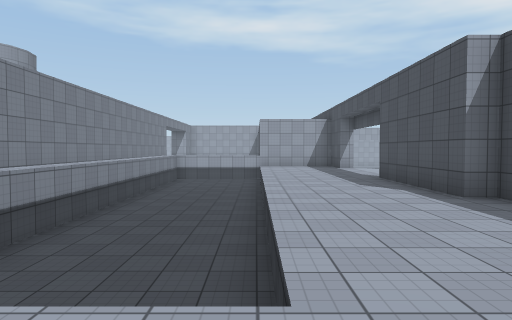
[1] (above)

24 first-person views from a walk through a scene from a Unity 3-D project. The camera is 1.5 m above the floor, tilts 2° down and sees 75° across. The floor is counted in squares, 2 m on a side. Each view is taken from the middle of a square. On the plan, view 1 faces up. The plan holds only what a view shows up to about 11 squares ahead; the rest is blank. The place goes on beyond the plan. Surface patterns are stand-ins for the level's own textures.

[2]
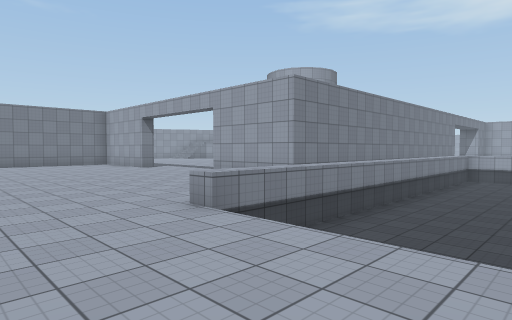

[3]
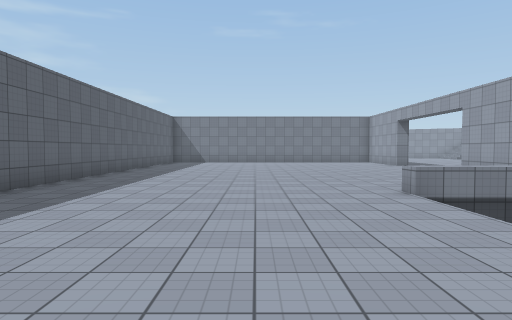

[4]
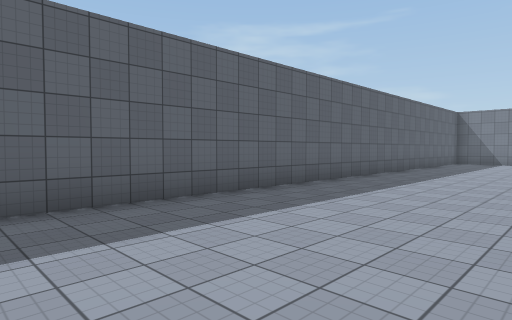

[5]
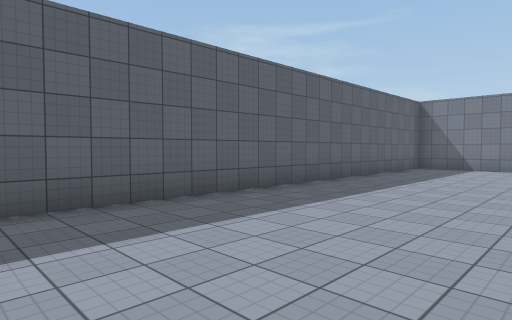

[6]
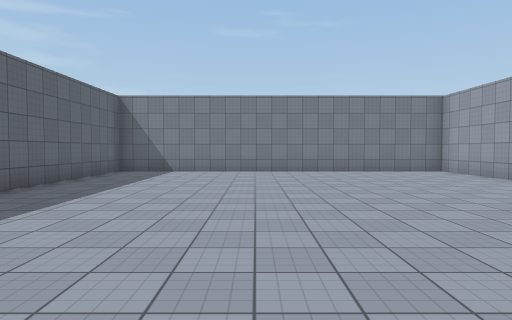

[7]
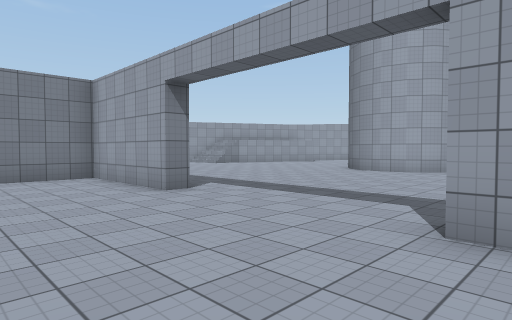

[8]
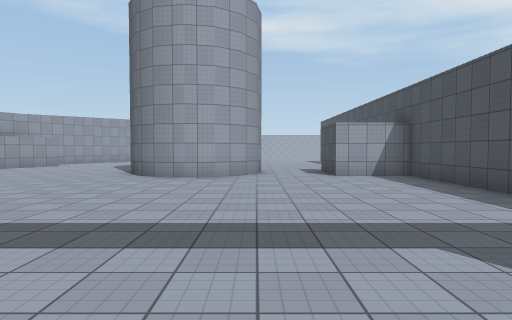

[9]
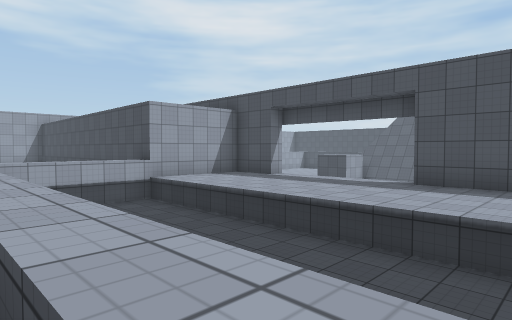

[10]
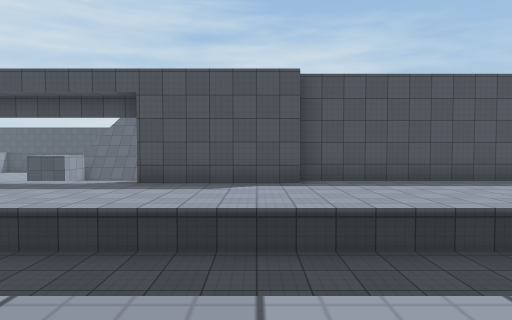

[11]
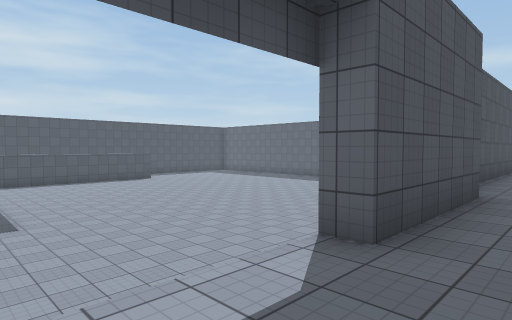

[12]
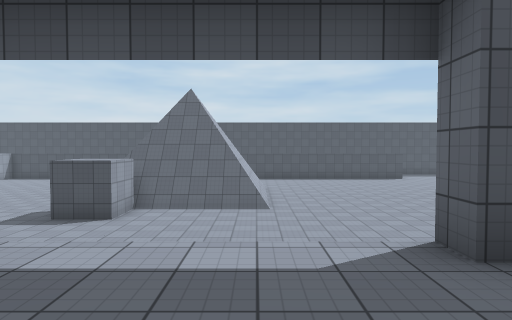

[13]
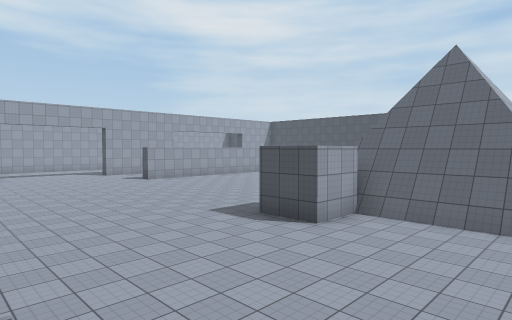

[14]
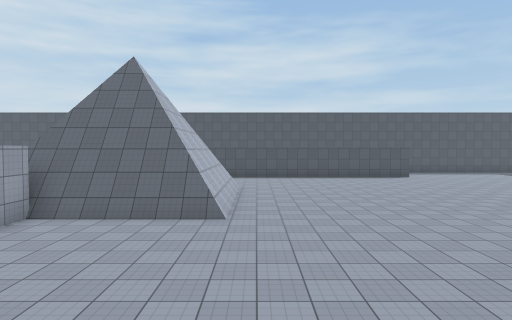

[15]
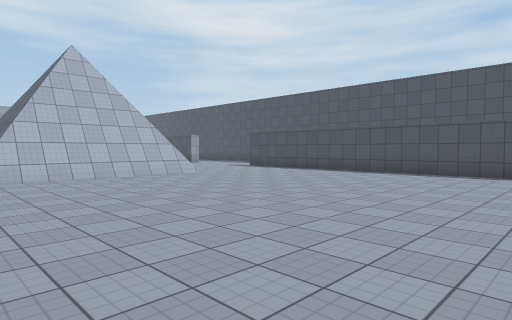

[16]
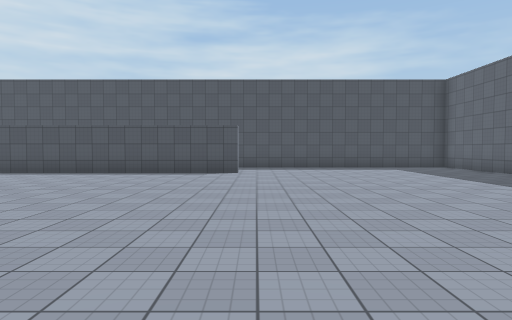

[17]
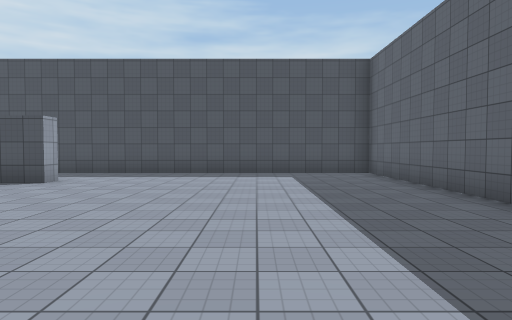

[18]
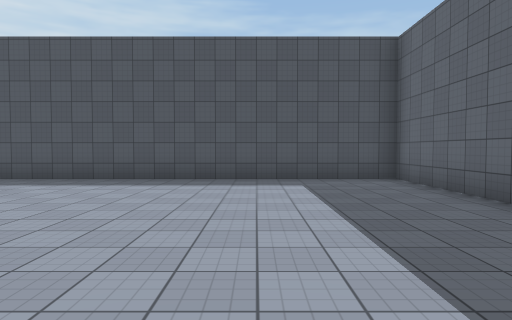

[19]
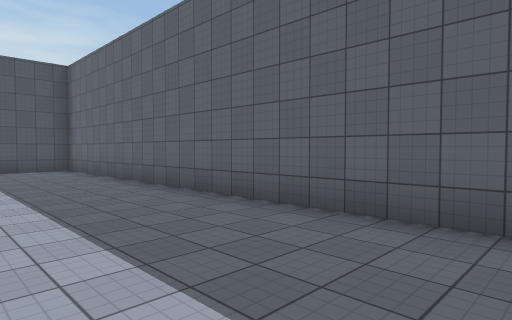

[20]
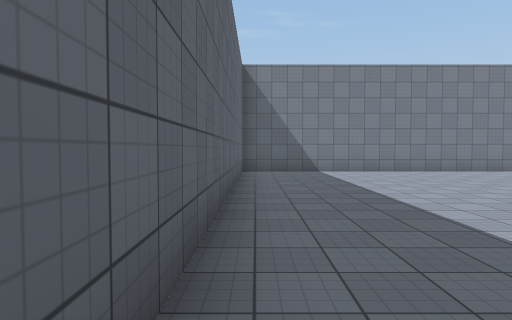

[21]
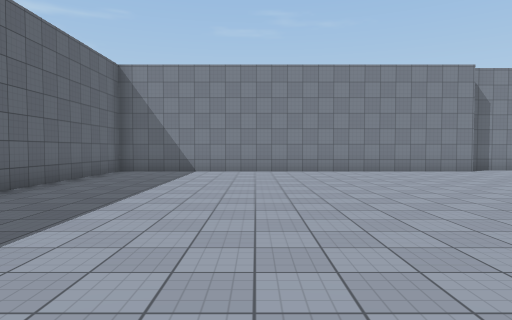

[22]
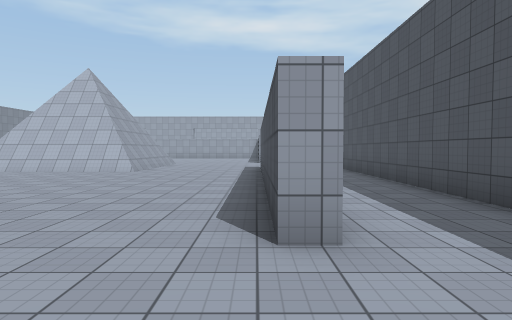

[23]
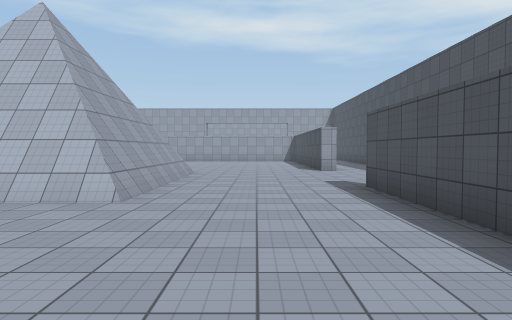

[24]
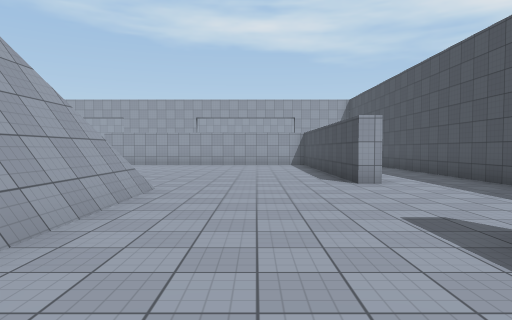

### Floor plan
Key: @ floor where view 1 was taken; # wall or solid block; . main floor; : floor 2 m higher than the main floor; / step, stairs or slope; ^ raised ledge; v drop or lower ground.
Columns run from 18 left of view 1 to 24 right of it. Each row starts with its distance up from view 1.
 23                         ..
 22                         ...
 21                        .....
 20                        ......    .....# ..#
 19                        .......   .....# ..#
 18                        ........  .....#...#
 17                    #   ........  .....#...#
 16                    #   .......    ........#
 15 :::::   #::#       #   .....#     #.......
 14 :::::# ##::#   ^^^^###......##   ##......
 13  ::::###:::###   vv::#.......#   ##.....
 12   :::::::::::# ^vvv:::/......#   ##.....
 11    ::::::::::# ^vvv:::/ .....#   ##...#
 10    ::::::::::#:^vvv:::/ .....######...#   #
  9   :::::::::::#:^vvv:::/ ..............#  .#
  8   :::::::::: #:^vvv::#  ..............# ..#
  7    ::::::::: #:^vvv::#  ..............# ..#
  6      ::::::  #:^vvv::##...............# ..#
  5   ####:::::###:^vvv:::#...............# ..#
  4   #:::::::::  :^vvv:::#...............#...#
  3   #:::::::::: :^vvv:::#...............#...#
  2   #::::::::::::vvvv:::#...............#...#
  1   #:::::::::::::::::::#...................#
  0   #:::::::::::::::@:  #...................#
 -1   #:::::::::::::::::: #...................#
 -2   #:::::::::::::::::  #...................#
 -3   #:::::::::::::::::: #...................#
 -4   #:::::::::::::::::: #...................#
 -5   #:::::::::::::::::: #...................#
 -6   ##################  #...................#
 -7                       #####################

Where each view was taken, in squares from view 1:
view 1: 0 up, 0 right, facing up
view 2: 1 down, 0 right, facing up-left
view 3: 1 down, 2 right, facing left
view 4: 1 down, 2 right, facing down-left
view 5: 1 down, 3 left, facing down-left
view 6: 1 down, 5 left, facing left
view 7: 2 up, 7 left, facing up-left
view 8: 4 up, 10 left, facing up
view 9: 6 up, 4 left, facing up-right
view 10: 6 up, 4 left, facing right
view 11: 11 up, 2 right, facing down-right
view 12: 10 up, 1 right, facing right
view 13: 10 up, 4 right, facing up-right
view 14: 9 up, 4 right, facing right
view 15: 1 up, 10 right, facing up-right
view 16: 1 up, 10 right, facing right
view 17: 3 down, 13 right, facing right
view 18: 3 down, 15 right, facing right
view 19: 3 down, 11 right, facing down-right
view 20: 6 down, 15 right, facing left
view 21: 2 down, 15 right, facing left
view 22: 1 down, 20 right, facing up
view 23: 5 up, 18 right, facing up
view 24: 9 up, 18 right, facing up
